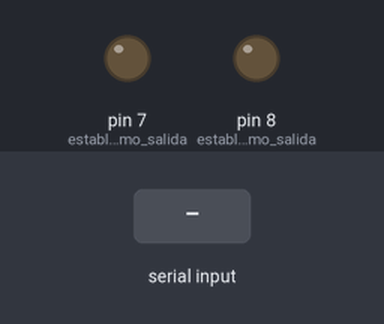
Recording of a program running on a simulated Arduino Uno, built with avr-gcc and run on an emulated ATmega328P. On the bench: output pins drawn as LEDs (lit = HIGH). The inputs (shaded band) are chosen by the test bench.

Above: at 1.2 s.
1.3 s: "ventilador" received over the second serial link
At 1.8 s:
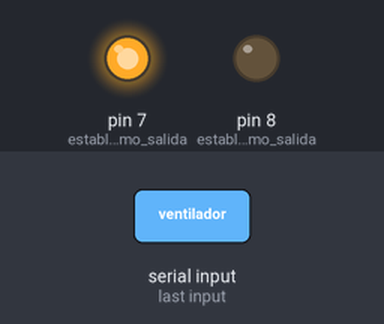
Timing chart, 0 to 4.3 s (numbered marks = the images above; inputs shaded):
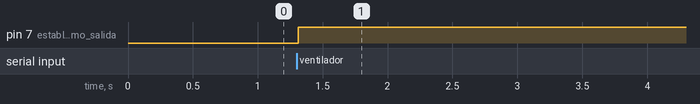

Measured:
- after the input at 1.3 s, pin 7 (establecemos_como_salida): LOW → HIGH at once

The program:

main.cpp
```cpp
#include <Arduino.h>
#include <SoftwareSerial.h>  // Incluimos la librería  SoftwareSerial
SoftwareSerial BT(10,11);    // Definimos los pines RX y TX del Arduino conectados al Bluetooth
String recibe;

void setup()
{
  BT.begin(9600);       // Inicializamos el puerto serie BT
  Serial.begin(9600);   // Inicializamos  el puerto serie nativo
  pinMode(7, OUTPUT);  //establecemos como salida
  pinMode(8, OUTPUT);     //establecemos como salida
}
void loop(){
  while (BT.available())
  {
    delay(1);
    char c = BT.read();
    recibe += c;
  }
  if (recibe.length() > 0)
  {
    if (recibe=="ventilador") //comparo con el string ventilador
    {
      digitalWrite(7, !digitalRead(7));// si el if es true cambio estado del pin
    }
    if (recibe=="lámpara")//comparo con el string lampara
    {
      digitalWrite(8, !digitalRead(8));// si el if es true cambio estado del pin
    }
    recibe="";
  }
}
```
